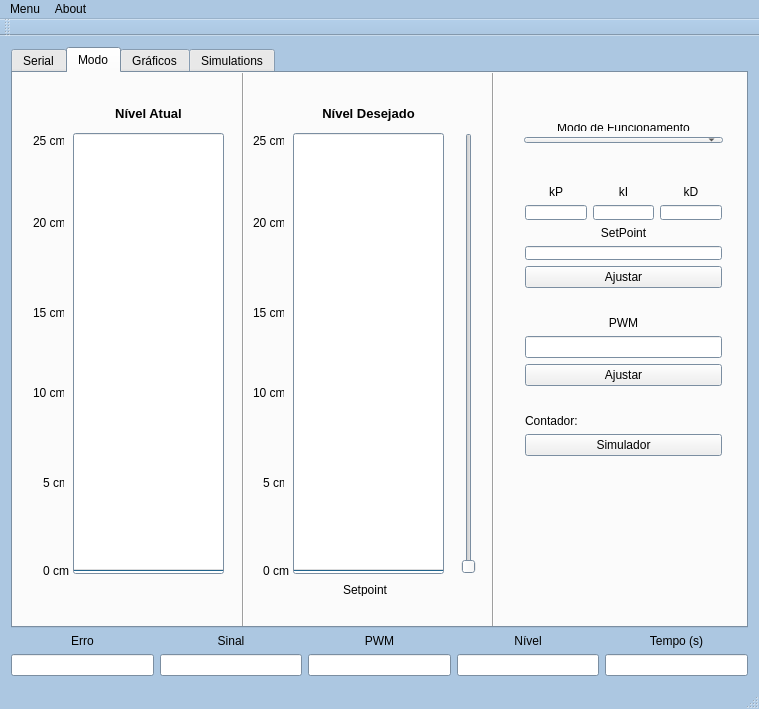
<?xml version="1.0" encoding="UTF-8"?>
<ui version="4.0">
 <class>MainWindow</class>
 <widget class="QMainWindow" name="MainWindow">
  <property name="geometry">
   <rect>
    <x>0</x>
    <y>0</y>
    <width>759</width>
    <height>709</height>
   </rect>
  </property>
  <property name="palette">
   <palette>
    <active>
     <colorrole role="Base">
      <brush brushstyle="SolidPattern">
       <color alpha="255">
        <red>255</red>
        <green>255</green>
        <blue>255</blue>
       </color>
      </brush>
     </colorrole>
     <colorrole role="Window">
      <brush brushstyle="SolidPattern">
       <color alpha="255">
        <red>172</red>
        <green>199</green>
        <blue>225</blue>
       </color>
      </brush>
     </colorrole>
    </active>
    <inactive>
     <colorrole role="Base">
      <brush brushstyle="SolidPattern">
       <color alpha="255">
        <red>255</red>
        <green>255</green>
        <blue>255</blue>
       </color>
      </brush>
     </colorrole>
     <colorrole role="Window">
      <brush brushstyle="SolidPattern">
       <color alpha="255">
        <red>172</red>
        <green>199</green>
        <blue>225</blue>
       </color>
      </brush>
     </colorrole>
    </inactive>
    <disabled>
     <colorrole role="Base">
      <brush brushstyle="SolidPattern">
       <color alpha="255">
        <red>172</red>
        <green>199</green>
        <blue>225</blue>
       </color>
      </brush>
     </colorrole>
     <colorrole role="Window">
      <brush brushstyle="SolidPattern">
       <color alpha="255">
        <red>172</red>
        <green>199</green>
        <blue>225</blue>
       </color>
      </brush>
     </colorrole>
    </disabled>
   </palette>
  </property>
  <property name="windowTitle">
   <string>Serial Controller</string>
  </property>
  <widget class="QWidget" name="centralWidget">
   <layout class="QGridLayout" name="gridLayout_5">
    <item row="1" column="0">
     <layout class="QHBoxLayout" name="horizontalLayout_4">
      <item>
       <layout class="QVBoxLayout" name="verticalLayout_6">
        <item>
         <widget class="QLabel" name="label_5">
          <property name="text">
           <string>Erro</string>
          </property>
          <property name="alignment">
           <set>Qt::AlignCenter</set>
          </property>
         </widget>
        </item>
        <item>
         <widget class="QLineEdit" name="ErroLineEdit"/>
        </item>
       </layout>
      </item>
      <item>
       <layout class="QVBoxLayout" name="verticalLayout_5">
        <item>
         <widget class="QLabel" name="label_6">
          <property name="text">
           <string>Sinal</string>
          </property>
          <property name="alignment">
           <set>Qt::AlignCenter</set>
          </property>
         </widget>
        </item>
        <item>
         <widget class="QLineEdit" name="SinalLineEdit"/>
        </item>
       </layout>
      </item>
      <item>
       <layout class="QVBoxLayout" name="verticalLayout_4">
        <item>
         <widget class="QLabel" name="label_7">
          <property name="text">
           <string>PWM</string>
          </property>
          <property name="alignment">
           <set>Qt::AlignCenter</set>
          </property>
         </widget>
        </item>
        <item>
         <widget class="QLineEdit" name="PWMLineEdit"/>
        </item>
       </layout>
      </item>
      <item>
       <layout class="QVBoxLayout" name="verticalLayout_3">
        <item>
         <widget class="QLabel" name="label_8">
          <property name="text">
           <string>Nível</string>
          </property>
          <property name="alignment">
           <set>Qt::AlignCenter</set>
          </property>
         </widget>
        </item>
        <item>
         <widget class="QLineEdit" name="TempLineEdit"/>
        </item>
       </layout>
      </item>
      <item>
       <layout class="QVBoxLayout" name="verticalLayout_2">
        <item>
         <widget class="QLabel" name="label_9">
          <property name="text">
           <string>Tempo (s)</string>
          </property>
          <property name="alignment">
           <set>Qt::AlignCenter</set>
          </property>
         </widget>
        </item>
        <item>
         <widget class="QLineEdit" name="TempoLineEdit"/>
        </item>
       </layout>
      </item>
     </layout>
    </item>
    <item row="0" column="0">
     <widget class="QTabWidget" name="tabWidget">
      <property name="currentIndex">
       <number>1</number>
      </property>
      <widget class="QWidget" name="tab">
       <attribute name="title">
        <string>Serial</string>
       </attribute>
       <layout class="QGridLayout" name="gridLayout_6">
        <item row="0" column="0">
         <layout class="QVBoxLayout" name="verticalLayout">
          <item>
           <layout class="QHBoxLayout" name="horizontalLayout">
            <item>
             <widget class="QLabel" name="label">
              <property name="text">
               <string>Porta</string>
              </property>
             </widget>
            </item>
            <item>
             <widget class="QLineEdit" name="PortLineEdit">
              <property name="text">
               <string>COM6</string>
              </property>
             </widget>
            </item>
            <item>
             <widget class="QPushButton" name="ConnectPushButton">
              <property name="text">
               <string>Connect</string>
              </property>
             </widget>
            </item>
            <item>
             <widget class="QPushButton" name="DisconnectPushButton">
              <property name="text">
               <string>Disconnect</string>
              </property>
             </widget>
            </item>
            <item>
             <widget class="QPushButton" name="ClearPushButton">
              <property name="text">
               <string>Clear</string>
              </property>
             </widget>
            </item>
           </layout>
          </item>
          <item>
           <widget class="QTextEdit" name="textEdit"/>
          </item>
          <item>
           <layout class="QHBoxLayout" name="horizontalLayout_2">
            <item>
             <widget class="QLineEdit" name="SendLineEdit"/>
            </item>
            <item>
             <widget class="QPushButton" name="SendPushButton">
              <property name="text">
               <string>Send</string>
              </property>
             </widget>
            </item>
           </layout>
          </item>
         </layout>
        </item>
       </layout>
      </widget>
      <widget class="QWidget" name="tab_3">
       <attribute name="title">
        <string>Modo</string>
       </attribute>
       <widget class="QProgressBar" name="progressBar">
        <property name="geometry">
         <rect>
          <x>60</x>
          <y>60</y>
          <width>151</width>
          <height>441</height>
         </rect>
        </property>
        <property name="layoutDirection">
         <enum>Qt::LeftToRight</enum>
        </property>
        <property name="value">
         <number>0</number>
        </property>
        <property name="alignment">
         <set>Qt::AlignLeading|Qt::AlignLeft|Qt::AlignTop</set>
        </property>
        <property name="textVisible">
         <bool>true</bool>
        </property>
        <property name="orientation">
         <enum>Qt::Vertical</enum>
        </property>
        <property name="invertedAppearance">
         <bool>false</bool>
        </property>
        <property name="textDirection">
         <enum>QProgressBar::TopToBottom</enum>
        </property>
       </widget>
       <widget class="QLabel" name="label_10">
        <property name="geometry">
         <rect>
          <x>30</x>
          <y>490</y>
          <width>31</width>
          <height>16</height>
         </rect>
        </property>
        <property name="text">
         <string>0 cm</string>
        </property>
       </widget>
       <widget class="QLabel" name="label_11">
        <property name="geometry">
         <rect>
          <x>20</x>
          <y>60</y>
          <width>31</width>
          <height>16</height>
         </rect>
        </property>
        <property name="text">
         <string>25 cm</string>
        </property>
       </widget>
       <widget class="QLabel" name="label_12">
        <property name="geometry">
         <rect>
          <x>20</x>
          <y>310</y>
          <width>31</width>
          <height>20</height>
         </rect>
        </property>
        <property name="text">
         <string>10 cm</string>
        </property>
       </widget>
       <widget class="QLabel" name="label_13">
        <property name="geometry">
         <rect>
          <x>70</x>
          <y>30</y>
          <width>131</width>
          <height>20</height>
         </rect>
        </property>
        <property name="font">
         <font>
          <pointsize>10</pointsize>
          <weight>75</weight>
          <bold>true</bold>
         </font>
        </property>
        <property name="text">
         <string>Nível Atual</string>
        </property>
        <property name="alignment">
         <set>Qt::AlignCenter</set>
        </property>
       </widget>
       <widget class="QLabel" name="label_14">
        <property name="geometry">
         <rect>
          <x>30</x>
          <y>400</y>
          <width>21</width>
          <height>20</height>
         </rect>
        </property>
        <property name="text">
         <string>5 cm</string>
        </property>
       </widget>
       <widget class="QLabel" name="label_15">
        <property name="geometry">
         <rect>
          <x>20</x>
          <y>230</y>
          <width>31</width>
          <height>20</height>
         </rect>
        </property>
        <property name="text">
         <string>15 cm</string>
        </property>
       </widget>
       <widget class="QLabel" name="label_16">
        <property name="geometry">
         <rect>
          <x>20</x>
          <y>140</y>
          <width>31</width>
          <height>20</height>
         </rect>
        </property>
        <property name="text">
         <string>20 cm</string>
        </property>
       </widget>
       <widget class="Line" name="line_3">
        <property name="geometry">
         <rect>
          <x>220</x>
          <y>-10</y>
          <width>20</width>
          <height>971</height>
         </rect>
        </property>
        <property name="orientation">
         <enum>Qt::Vertical</enum>
        </property>
       </widget>
       <widget class="Line" name="line_4">
        <property name="geometry">
         <rect>
          <x>470</x>
          <y>-10</y>
          <width>20</width>
          <height>961</height>
         </rect>
        </property>
        <property name="orientation">
         <enum>Qt::Vertical</enum>
        </property>
       </widget>
       <widget class="QWidget" name="layoutWidget">
        <property name="geometry">
         <rect>
          <x>500</x>
          <y>40</y>
          <width>221</width>
          <height>41</height>
         </rect>
        </property>
        <layout class="QVBoxLayout" name="verticalLayout_15">
         <item>
          <widget class="QLabel" name="label_29">
           <property name="text">
            <string>Modo de Funcionamento</string>
           </property>
           <property name="alignment">
            <set>Qt::AlignCenter</set>
           </property>
          </widget>
         </item>
         <item>
          <widget class="QComboBox" name="comboBox">
           <item>
            <property name="text">
             <string/>
            </property>
           </item>
           <item>
            <property name="text">
             <string>Malha Aberta</string>
            </property>
           </item>
           <item>
            <property name="text">
             <string>Malha Fechada</string>
            </property>
           </item>
           <item>
            <property name="text">
             <string>Sintonizar</string>
            </property>
           </item>
          </widget>
         </item>
        </layout>
       </widget>
       <widget class="QWidget" name="layoutWidget">
        <property name="geometry">
         <rect>
          <x>490</x>
          <y>90</y>
          <width>241</width>
          <height>315</height>
         </rect>
        </property>
        <layout class="QGridLayout" name="gridLayout_4">
         <item row="0" column="0">
          <layout class="QVBoxLayout" name="verticalLayout_14">
           <item>
            <widget class="QWidget" name="widget_fechada" native="true">
             <layout class="QGridLayout" name="gridLayout">
              <item row="0" column="0">
               <layout class="QVBoxLayout" name="verticalLayout_10">
                <item>
                 <layout class="QVBoxLayout" name="verticalLayout_9">
                  <item>
                   <layout class="QVBoxLayout" name="verticalLayout_7">
                    <item>
                     <layout class="QHBoxLayout" name="horizontalLayout_5">
                      <item>
                       <widget class="QLabel" name="label_17">
                        <property name="text">
                         <string>kP</string>
                        </property>
                        <property name="alignment">
                         <set>Qt::AlignCenter</set>
                        </property>
                       </widget>
                      </item>
                      <item>
                       <widget class="QLabel" name="label_18">
                        <property name="text">
                         <string>kI</string>
                        </property>
                        <property name="alignment">
                         <set>Qt::AlignCenter</set>
                        </property>
                       </widget>
                      </item>
                      <item>
                       <widget class="QLabel" name="label_19">
                        <property name="text">
                         <string>kD</string>
                        </property>
                        <property name="alignment">
                         <set>Qt::AlignCenter</set>
                        </property>
                       </widget>
                      </item>
                     </layout>
                    </item>
                    <item>
                     <layout class="QHBoxLayout" name="horizontalLayout_3">
                      <item>
                       <widget class="QLineEdit" name="kPLineEdit"/>
                      </item>
                      <item>
                       <widget class="QLineEdit" name="kILineEdit"/>
                      </item>
                      <item>
                       <widget class="QLineEdit" name="kDLineEdit"/>
                      </item>
                     </layout>
                    </item>
                   </layout>
                  </item>
                  <item>
                   <layout class="QVBoxLayout" name="verticalLayout_8">
                    <item>
                     <widget class="QLabel" name="label_20">
                      <property name="text">
                       <string>SetPoint</string>
                      </property>
                      <property name="alignment">
                       <set>Qt::AlignCenter</set>
                      </property>
                     </widget>
                    </item>
                    <item>
                     <widget class="QLineEdit" name="SetPointLineEditFechad"/>
                    </item>
                   </layout>
                  </item>
                 </layout>
                </item>
                <item>
                 <widget class="QPushButton" name="AjustePushButtonFechad">
                  <property name="text">
                   <string>Ajustar</string>
                  </property>
                 </widget>
                </item>
               </layout>
              </item>
             </layout>
            </widget>
           </item>
           <item>
            <widget class="QWidget" name="widget_aberta" native="true">
             <layout class="QGridLayout" name="gridLayout_2">
              <item row="0" column="0">
               <layout class="QVBoxLayout" name="verticalLayout_11">
                <item>
                 <layout class="QVBoxLayout" name="verticalLayout_12">
                  <item>
                   <layout class="QHBoxLayout" name="horizontalLayout_6">
                    <item>
                     <widget class="QLabel" name="label_30">
                      <property name="text">
                       <string>PWM</string>
                      </property>
                      <property name="alignment">
                       <set>Qt::AlignCenter</set>
                      </property>
                     </widget>
                    </item>
                   </layout>
                  </item>
                  <item>
                   <layout class="QHBoxLayout" name="horizontalLayout_7">
                    <item>
                     <widget class="QLineEdit" name="PWMLineEditAberta"/>
                    </item>
                   </layout>
                  </item>
                 </layout>
                </item>
                <item>
                 <widget class="QPushButton" name="AjustepushButtonAberta">
                  <property name="text">
                   <string>Ajustar</string>
                  </property>
                 </widget>
                </item>
               </layout>
              </item>
             </layout>
            </widget>
           </item>
          </layout>
         </item>
         <item row="1" column="0">
          <widget class="QWidget" name="widget_Sintonia" native="true">
           <layout class="QGridLayout" name="gridLayout_3">
            <item row="0" column="0">
             <layout class="QHBoxLayout" name="horizontalLayout_9">
              <item>
               <widget class="QLabel" name="label_39">
                <property name="text">
                 <string>Contador:</string>
                </property>
               </widget>
              </item>
              <item>
               <widget class="QLabel" name="label_40">
                <property name="text">
                 <string/>
                </property>
               </widget>
              </item>
             </layout>
            </item>
            <item row="1" column="0">
             <widget class="QPushButton" name="SimuladorPushButton">
              <property name="text">
               <string>Simulador</string>
              </property>
             </widget>
            </item>
           </layout>
          </widget>
         </item>
        </layout>
       </widget>
       <widget class="QWidget" name="widgetNivel" native="true">
        <property name="geometry">
         <rect>
          <x>240</x>
          <y>10</y>
          <width>231</width>
          <height>521</height>
         </rect>
        </property>
        <widget class="QLabel" name="label_22">
         <property name="geometry">
          <rect>
           <x>90</x>
           <y>500</y>
           <width>47</width>
           <height>13</height>
          </rect>
         </property>
         <property name="text">
          <string>Setpoint</string>
         </property>
        </widget>
        <widget class="QLabel" name="label_23">
         <property name="geometry">
          <rect>
           <x>0</x>
           <y>130</y>
           <width>31</width>
           <height>20</height>
          </rect>
         </property>
         <property name="text">
          <string>20 cm</string>
         </property>
        </widget>
        <widget class="QSlider" name="verticalSlider">
         <property name="geometry">
          <rect>
           <x>200</x>
           <y>50</y>
           <width>31</width>
           <height>441</height>
          </rect>
         </property>
         <property name="maximum">
          <number>100</number>
         </property>
         <property name="orientation">
          <enum>Qt::Vertical</enum>
         </property>
        </widget>
        <widget class="QLabel" name="label_26">
         <property name="geometry">
          <rect>
           <x>10</x>
           <y>390</y>
           <width>21</width>
           <height>20</height>
          </rect>
         </property>
         <property name="text">
          <string>5 cm</string>
         </property>
        </widget>
        <widget class="QLabel" name="label_25">
         <property name="geometry">
          <rect>
           <x>0</x>
           <y>220</y>
           <width>31</width>
           <height>20</height>
          </rect>
         </property>
         <property name="text">
          <string>15 cm</string>
         </property>
        </widget>
        <widget class="QLabel" name="label_27">
         <property name="geometry">
          <rect>
           <x>0</x>
           <y>50</y>
           <width>31</width>
           <height>16</height>
          </rect>
         </property>
         <property name="text">
          <string>25 cm</string>
         </property>
        </widget>
        <widget class="QProgressBar" name="SetPointProgressBar">
         <property name="geometry">
          <rect>
           <x>40</x>
           <y>50</y>
           <width>151</width>
           <height>441</height>
          </rect>
         </property>
         <property name="value">
          <number>0</number>
         </property>
         <property name="orientation">
          <enum>Qt::Vertical</enum>
         </property>
        </widget>
        <widget class="QLabel" name="label_21">
         <property name="geometry">
          <rect>
           <x>50</x>
           <y>20</y>
           <width>131</width>
           <height>20</height>
          </rect>
         </property>
         <property name="font">
          <font>
           <pointsize>10</pointsize>
           <weight>75</weight>
           <bold>true</bold>
          </font>
         </property>
         <property name="text">
          <string>Nível Desejado</string>
         </property>
         <property name="alignment">
          <set>Qt::AlignCenter</set>
         </property>
        </widget>
        <widget class="QLabel" name="label_24">
         <property name="geometry">
          <rect>
           <x>0</x>
           <y>300</y>
           <width>31</width>
           <height>20</height>
          </rect>
         </property>
         <property name="text">
          <string>10 cm</string>
         </property>
        </widget>
        <widget class="QLabel" name="label_28">
         <property name="geometry">
          <rect>
           <x>10</x>
           <y>480</y>
           <width>31</width>
           <height>16</height>
          </rect>
         </property>
         <property name="text">
          <string>0 cm</string>
         </property>
        </widget>
       </widget>
      </widget>
      <widget class="QWidget" name="tab_2">
       <attribute name="title">
        <string>Gráficos</string>
       </attribute>
       <widget class="QWidget" name="widSINAL" native="true">
        <property name="geometry">
         <rect>
          <x>10</x>
          <y>10</y>
          <width>711</width>
          <height>161</height>
         </rect>
        </property>
       </widget>
       <widget class="QWidget" name="widPWM" native="true">
        <property name="geometry">
         <rect>
          <x>10</x>
          <y>390</y>
          <width>711</width>
          <height>161</height>
         </rect>
        </property>
       </widget>
       <widget class="QWidget" name="widERRO" native="true">
        <property name="geometry">
         <rect>
          <x>10</x>
          <y>200</y>
          <width>711</width>
          <height>161</height>
         </rect>
        </property>
       </widget>
       <widget class="Line" name="line">
        <property name="geometry">
         <rect>
          <x>-10</x>
          <y>180</y>
          <width>751</width>
          <height>20</height>
         </rect>
        </property>
        <property name="orientation">
         <enum>Qt::Horizontal</enum>
        </property>
       </widget>
       <widget class="Line" name="line_2">
        <property name="geometry">
         <rect>
          <x>-10</x>
          <y>360</y>
          <width>751</width>
          <height>20</height>
         </rect>
        </property>
        <property name="orientation">
         <enum>Qt::Horizontal</enum>
        </property>
       </widget>
      </widget>
      <widget class="QWidget" name="tab_4">
       <attribute name="title">
        <string>Simulations</string>
       </attribute>
       <widget class="Line" name="line_5">
        <property name="geometry">
         <rect>
          <x>440</x>
          <y>-10</y>
          <width>20</width>
          <height>821</height>
         </rect>
        </property>
        <property name="orientation">
         <enum>Qt::Vertical</enum>
        </property>
       </widget>
       <widget class="QWidget" name="widgetSimulation" native="true">
        <property name="geometry">
         <rect>
          <x>10</x>
          <y>10</y>
          <width>431</width>
          <height>261</height>
         </rect>
        </property>
       </widget>
       <widget class="QPushButton" name="EnviarParamPushButton">
        <property name="geometry">
         <rect>
          <x>110</x>
          <y>530</y>
          <width>241</width>
          <height>23</height>
         </rect>
        </property>
        <property name="text">
         <string>Enviar Parâmetros</string>
        </property>
       </widget>
       <widget class="QPushButton" name="ReSintonizaPushButton">
        <property name="geometry">
         <rect>
          <x>480</x>
          <y>280</y>
          <width>239</width>
          <height>23</height>
         </rect>
        </property>
        <property name="text">
         <string>Resintonizar</string>
        </property>
       </widget>
       <widget class="QWidget" name="layoutWidget">
        <property name="geometry">
         <rect>
          <x>480</x>
          <y>40</y>
          <width>241</width>
          <height>191</height>
         </rect>
        </property>
        <layout class="QVBoxLayout" name="verticalLayout_23">
         <item>
          <layout class="QVBoxLayout" name="verticalLayout_22">
           <item>
            <layout class="QVBoxLayout" name="verticalLayout_19">
             <item>
              <widget class="QLabel" name="label_36">
               <property name="text">
                <string>Controlador</string>
               </property>
               <property name="alignment">
                <set>Qt::AlignCenter</set>
               </property>
              </widget>
             </item>
             <item>
              <widget class="QComboBox" name="ControllerComboBox">
               <item>
                <property name="text">
                 <string>P</string>
                </property>
               </item>
               <item>
                <property name="text">
                 <string>PI</string>
                </property>
               </item>
               <item>
                <property name="text">
                 <string>PID</string>
                </property>
               </item>
              </widget>
             </item>
            </layout>
           </item>
           <item>
            <layout class="QVBoxLayout" name="verticalLayout_20">
             <item>
              <widget class="QLabel" name="label_37">
               <property name="text">
                <string>Métodos</string>
               </property>
               <property name="alignment">
                <set>Qt::AlignCenter</set>
               </property>
              </widget>
             </item>
             <item>
              <widget class="QComboBox" name="MethodsComboBox">
               <item>
                <property name="text">
                 <string>ZN</string>
                </property>
               </item>
               <item>
                <property name="text">
                 <string>CHR REG</string>
                </property>
               </item>
               <item>
                <property name="text">
                 <string>CHR 0 OV</string>
                </property>
               </item>
               <item>
                <property name="text">
                 <string>CHR 20 OV</string>
                </property>
               </item>
               <item>
                <property name="text">
                 <string>CC</string>
                </property>
               </item>
               <item>
                <property name="text">
                 <string>IAE LOPES</string>
                </property>
               </item>
               <item>
                <property name="text">
                 <string>IAE ROVIRA</string>
                </property>
               </item>
               <item>
                <property name="text">
                 <string>IMC</string>
                </property>
               </item>
               <item>
                <property name="text">
                 <string>ITAE LOPES</string>
                </property>
               </item>
               <item>
                <property name="text">
                 <string>ITAE ROVIRA</string>
                </property>
               </item>
              </widget>
             </item>
            </layout>
           </item>
           <item>
            <layout class="QVBoxLayout" name="verticalLayout_21">
             <item>
              <widget class="QLabel" name="label_38">
               <property name="text">
                <string>Modelos</string>
               </property>
               <property name="alignment">
                <set>Qt::AlignCenter</set>
               </property>
              </widget>
             </item>
             <item>
              <widget class="QComboBox" name="ModelsComboBox">
               <item>
                <property name="text">
                 <string>Sunderesen/Krishnaswany</string>
                </property>
               </item>
               <item>
                <property name="text">
                 <string>Grafico Ziegler-Nichols</string>
                </property>
               </item>
               <item>
                <property name="text">
                 <string>Grafico</string>
                </property>
               </item>
               <item>
                <property name="text">
                 <string>Smith</string>
                </property>
               </item>
              </widget>
             </item>
            </layout>
           </item>
          </layout>
         </item>
         <item>
          <widget class="QPushButton" name="SimularPushButton">
           <property name="text">
            <string>Simular</string>
           </property>
          </widget>
         </item>
        </layout>
       </widget>
       <widget class="QWidget" name="layoutWidget">
        <property name="geometry">
         <rect>
          <x>0</x>
          <y>400</y>
          <width>451</width>
          <height>61</height>
         </rect>
        </property>
        <layout class="QHBoxLayout" name="horizontalLayout_11">
         <item>
          <widget class="QLabel" name="label_33">
           <property name="text">
            <string>PID:</string>
           </property>
           <property name="alignment">
            <set>Qt::AlignCenter</set>
           </property>
          </widget>
         </item>
         <item>
          <widget class="QLabel" name="PIDLabel">
           <property name="text">
            <string/>
           </property>
           <property name="alignment">
            <set>Qt::AlignCenter</set>
           </property>
          </widget>
         </item>
        </layout>
       </widget>
       <widget class="QWidget" name="layoutWidget">
        <property name="geometry">
         <rect>
          <x>0</x>
          <y>280</y>
          <width>451</width>
          <height>91</height>
         </rect>
        </property>
        <layout class="QHBoxLayout" name="horizontalLayout_12">
         <item>
          <widget class="QLabel" name="label_42">
           <property name="text">
            <string>Função de Transferência:</string>
           </property>
           <property name="alignment">
            <set>Qt::AlignCenter</set>
           </property>
          </widget>
         </item>
         <item>
          <widget class="QLabel" name="EquacaoLabel">
           <property name="text">
            <string/>
           </property>
           <property name="alignment">
            <set>Qt::AlignCenter</set>
           </property>
          </widget>
         </item>
        </layout>
       </widget>
       <widget class="Line" name="line_6">
        <property name="geometry">
         <rect>
          <x>0</x>
          <y>390</y>
          <width>451</width>
          <height>20</height>
         </rect>
        </property>
        <property name="orientation">
         <enum>Qt::Horizontal</enum>
        </property>
       </widget>
       <widget class="Line" name="line_7">
        <property name="geometry">
         <rect>
          <x>-10</x>
          <y>270</y>
          <width>461</width>
          <height>20</height>
         </rect>
        </property>
        <property name="orientation">
         <enum>Qt::Horizontal</enum>
        </property>
       </widget>
       <widget class="Line" name="line_8">
        <property name="geometry">
         <rect>
          <x>-10</x>
          <y>450</y>
          <width>461</width>
          <height>20</height>
         </rect>
        </property>
        <property name="orientation">
         <enum>Qt::Horizontal</enum>
        </property>
       </widget>
       <widget class="Line" name="line_9">
        <property name="geometry">
         <rect>
          <x>0</x>
          <y>360</y>
          <width>451</width>
          <height>20</height>
         </rect>
        </property>
        <property name="orientation">
         <enum>Qt::Horizontal</enum>
        </property>
       </widget>
       <widget class="Line" name="line_10">
        <property name="geometry">
         <rect>
          <x>0</x>
          <y>510</y>
          <width>451</width>
          <height>20</height>
         </rect>
        </property>
        <property name="orientation">
         <enum>Qt::Horizontal</enum>
        </property>
       </widget>
       <widget class="QWidget" name="layoutWidget">
        <property name="geometry">
         <rect>
          <x>10</x>
          <y>480</y>
          <width>431</width>
          <height>24</height>
         </rect>
        </property>
        <layout class="QHBoxLayout" name="horizontalLayout_8">
         <item>
          <layout class="QHBoxLayout" name="horizontalLayout_13">
           <item>
            <widget class="QLabel" name="label_32">
             <property name="text">
              <string>kP</string>
             </property>
             <property name="alignment">
              <set>Qt::AlignCenter</set>
             </property>
            </widget>
           </item>
           <item>
            <widget class="QLineEdit" name="kPLineEdit_2"/>
           </item>
          </layout>
         </item>
         <item>
          <layout class="QHBoxLayout" name="horizontalLayout_14">
           <item>
            <widget class="QLabel" name="label_34">
             <property name="text">
              <string>kI</string>
             </property>
             <property name="alignment">
              <set>Qt::AlignCenter</set>
             </property>
            </widget>
           </item>
           <item>
            <widget class="QLineEdit" name="kILineEdit_2"/>
           </item>
          </layout>
         </item>
         <item>
          <layout class="QHBoxLayout" name="horizontalLayout_15">
           <item>
            <widget class="QLabel" name="label_35">
             <property name="text">
              <string>kD</string>
             </property>
             <property name="alignment">
              <set>Qt::AlignCenter</set>
             </property>
            </widget>
           </item>
           <item>
            <widget class="QLineEdit" name="kDLineEdit_2"/>
           </item>
          </layout>
         </item>
        </layout>
       </widget>
       <widget class="QWidget" name="layoutWidget">
        <property name="geometry">
         <rect>
          <x>0</x>
          <y>370</y>
          <width>451</width>
          <height>31</height>
         </rect>
        </property>
        <layout class="QHBoxLayout" name="horizontalLayout_10">
         <item>
          <widget class="QLabel" name="label_41">
           <property name="text">
            <string>Atraso de Transporte:</string>
           </property>
           <property name="alignment">
            <set>Qt::AlignCenter</set>
           </property>
          </widget>
         </item>
         <item>
          <widget class="QLabel" name="AtrasoLabel">
           <property name="text">
            <string/>
           </property>
           <property name="alignment">
            <set>Qt::AlignCenter</set>
           </property>
          </widget>
         </item>
        </layout>
       </widget>
      </widget>
     </widget>
    </item>
   </layout>
  </widget>
  <widget class="QToolBar" name="mainToolBar">
   <attribute name="toolBarArea">
    <enum>TopToolBarArea</enum>
   </attribute>
   <attribute name="toolBarBreak">
    <bool>false</bool>
   </attribute>
  </widget>
  <widget class="QStatusBar" name="statusBar"/>
  <widget class="QMenuBar" name="menuBar">
   <property name="geometry">
    <rect>
     <x>0</x>
     <y>0</y>
     <width>759</width>
     <height>21</height>
    </rect>
   </property>
   <widget class="QMenu" name="menuMenu">
    <property name="title">
     <string>Menu</string>
    </property>
    <addaction name="actionAtmelISP"/>
    <addaction name="actionSettings"/>
    <addaction name="actionExit"/>
   </widget>
   <widget class="QMenu" name="menuAbout">
    <property name="title">
     <string>About</string>
    </property>
    <addaction name="actionSobre"/>
   </widget>
   <addaction name="menuMenu"/>
   <addaction name="menuAbout"/>
  </widget>
  <action name="actionAtmelISP">
   <property name="text">
    <string>AtmelISP</string>
   </property>
   <property name="shortcut">
    <string>Alt+A</string>
   </property>
  </action>
  <action name="actionExit">
   <property name="text">
    <string>Exit</string>
   </property>
   <property name="shortcut">
    <string>Alt+Q</string>
   </property>
  </action>
  <action name="actionSobre">
   <property name="text">
    <string>About</string>
   </property>
  </action>
  <action name="actionSettings">
   <property name="text">
    <string>Settings</string>
   </property>
   <property name="shortcut">
    <string>Alt+S</string>
   </property>
  </action>
 </widget>
 <layoutdefault spacing="6" margin="11"/>
 <resources/>
 <connections>
  <connection>
   <sender>verticalSlider</sender>
   <signal>valueChanged(int)</signal>
   <receiver>SetPointProgressBar</receiver>
   <slot>setValue(int)</slot>
   <hints>
    <hint type="sourcelabel">
     <x>462</x>
     <y>302</y>
    </hint>
    <hint type="destinationlabel">
     <x>377</x>
     <y>246</y>
    </hint>
   </hints>
  </connection>
 </connections>
</ui>
